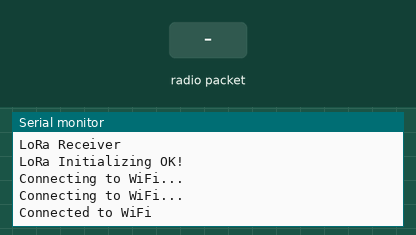
Bench run of a sketch on a simulated ESP32. Shown: the last lines printed to the serial monitor. The inputs (shaded band) are chosen by the test bench. WiFi joins after 1.5 s; servers stay silent unless stated; uploads are accepted with an empty reply; no radio packets arrive unless stated.

Above: at 3.2 s.
3.3 s: radio packet "1" arrives
At 5.1 s:
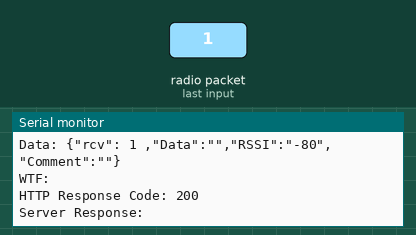
5.8 s: radio packet "0" arrives
At 6.6 s:
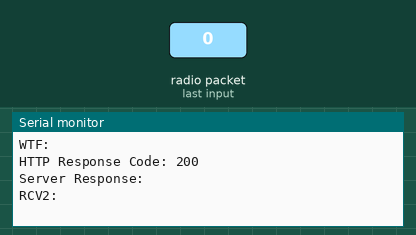
7.3 s: radio packet "2" arrives
At 8.46 s:
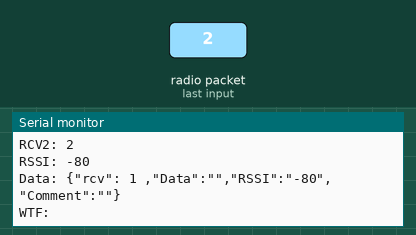

The sketch:

LoRaReceiver.ino
```cpp
// Including necessary libraries
#include <SPI.h>
// #include <RH_RF95.h>
#include <LoRa.h>
#include <WiFi.h>
#include <HTTPClient.h>
#include <ArduinoJson.h>
// Defining the pins used by the transceiver module
#define ss 5
#define rst 14
#define dio0 2

const char* ssid = "Hello";
  const char* password = "12345678";

  // Node.js server information
  const char* serverAddress = "http://192.168.8.187:30001";

void setup() {

  // Initializing Serial Monitor
  Serial.begin(115200);

  while (!Serial);
  Serial.println("LoRa Receiver");


  // Setting up LoRa transceiver module
  LoRa.setPins(ss, rst, dio0);

  LoRa.setSpreadingFactor(7);

  LoRa.setCodingRate4(5);

  LoRa.setSignalBandwidth(62.5E3);


  // Setting the LoRa.begin(---E-) argument with our location's frequency
  // 433E6 for Asia
  // 866E6 for Europe
  // 915E6 for North America
  while (!LoRa.begin(433E6)) {
    Serial.println(".");
    delay(500);
  }

  // Setting sync word (0xF3) to match the receiver
  // The sync word assures you don't get LoRa messages from other LoRa transceivers
  // ranges from 0-0xFF
  LoRa.setSyncWord(0xF3);
  Serial.println("LoRa Initializing OK!");

  // Connect to Wi-Fi
  WiFi.begin(ssid, password);
  while (WiFi.status() != WL_CONNECTED) {
    delay(1000);
    Serial.println("Connecting to WiFi...");
  }
  Serial.println("Connected to WiFi");

}

void loop() {
  DynamicJsonDocument doc(1024);
  // Trying to parse packet
  int packetSize = LoRa.parsePacket();
  if (packetSize) {
    // Received a packet
    Serial.print("RCV2: ");
    String LoRaData;
    // Reading packet
    while (LoRa.available()) {

      LoRaData = LoRa.readString();

      DeserializationError error = deserializeJson(doc, LoRaData);
      Serial.println(LoRaData);


    }
    Serial.print("RSSI: ");
    Serial.println(LoRa.packetRssi());

    HTTPClient http;
    http.begin(String(serverAddress) + "/esp32data");
    http.addHeader("Content-Type", "application/json");
    String dataToSend = "{\"rcv\": 1 ,\"Data\":\"" + String(doc["Data"].as<const char*>()) + "\",\"RSSI\":\"" + String(LoRa.packetRssi()) + "\",\"Comment\":\"" + String(doc["Comment"].as<const char*>()) + "\"}";
    Serial.println("Data: " + dataToSend);
    Serial.println("WTF: " + String(doc["Data"].as<const char*>()));
    // Send data to the server
    int httpResponseCode = http.POST(dataToSend);

    if (httpResponseCode > 0) {
      String response = http.getString();
      Serial.print("HTTP Response Code: ");
      Serial.println(httpResponseCode);
      Serial.print("Server Response: ");
      Serial.println(response);
    } else {
      Serial.print("HTTP Error: ");
      Serial.println(httpResponseCode);
    }

    http.end();
    // Printing RSSI of packet

  }

}
```

Measured:
- after the input at 3.3 s, the serial monitor: prints a new line at once (image 1)
- after the input at 7.3 s, the serial monitor: prints a new line after 1.0 s (image 3)
